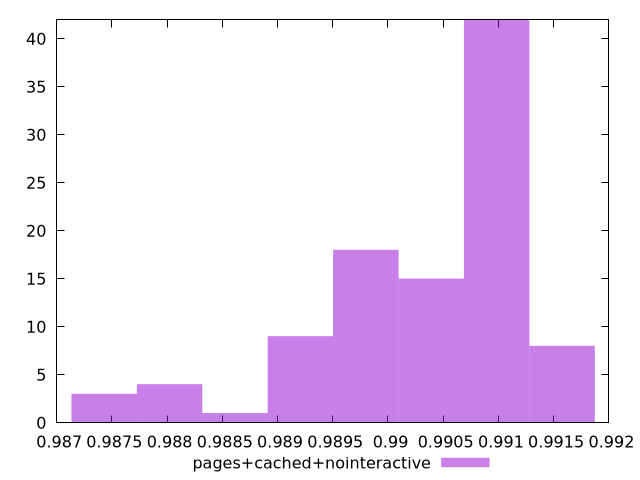

Reproduce this figure in gnuplot.
$_pagesCachedNointeractive <<EOF
0.9903920927838636 15
0.990984432552275 42
0.9892074132470408 9
0.9897997530154522 18
0.9915767723206864 8
0.9886150734786294 1
0.988022733710218 4
0.9874303939418065 3
EOF
set key outside below
set terminal pngcairo
set output "report_00005_2020-11-02T22-26-11.212Z/bootup-time/pages+cached+nointeractive//hist.png"
set yrange [0:42]
set boxwidth 0.0005923397684114017
set style fill transparent solid 0.5 noborder
plot $_pagesCachedNointeractive title "pages+cached+nointeractive" with boxes ,
